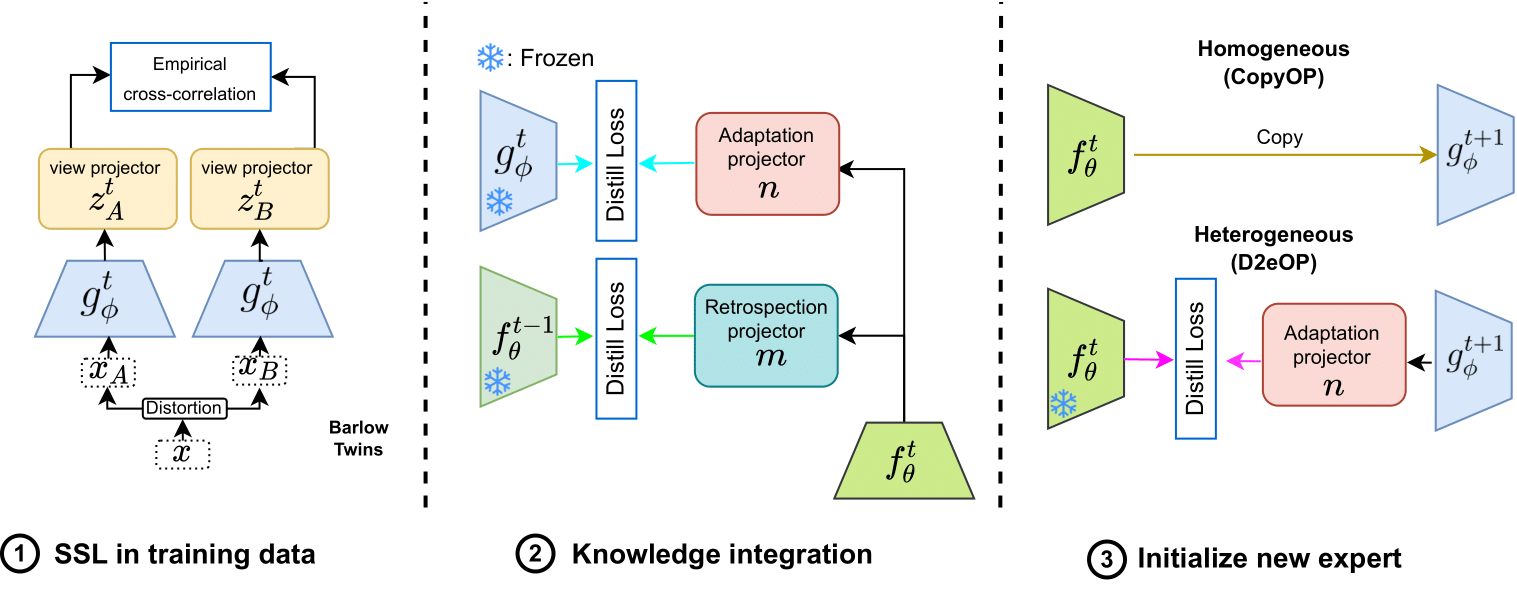
#> input picture figs/method2-1.png, 1517 x 598 px
$ python imageNet_resizer.py --in_dir ../figs --out_dir out
#> lines starting #> are read from the running program, lines starting #| are printed output that depends on the picture
from PIL import Image
from argparse import ArgumentParser
import os
from multiprocessing import Pool

alg_dict = {
    'lanczos': Image.LANCZOS,
    'nearest': Image.NEAREST,
    'bilinear': Image.BILINEAR,
    'bicubic': Image.BICUBIC,
    'hamming': Image.HAMMING,
    'box': Image.BOX
}


def parse_arguments():
    parser = ArgumentParser()
    parser.add_argument('-i', '--in_dir', help="Input directory with source images", required=True)
    parser.add_argument('-o', '--out_dir', help="Output directory for resized images", required=True)
    parser.add_argument('-s', '--size', help="Size of an output image (e.g. 32 results in (32x32) image)",
                        default=32, type=int)
    parser.add_argument('-a', '--algorithm', help="Algorithm used for resampling: lanczos, nearest,"
                                                  " bilinear, bicubic, box, hamming",
                        default='lanczos')

    parser.add_argument('-r', '--recurrent', help="Process all subfolders in this folder (1 lvl deep)",
                        action='store_true')
    parser.add_argument('-f', '--full', help="Use all algorithms, create subdirectory for each algorithm output",
                        action='store_true')
    parser.add_argument('-e', '--every_nth', help="Use if you don't want to take all classes, "
                                                  "if -e 10 then takes every 10th class",
                        default=1, type=int)
    parser.add_argument('-j', '--processes', help="Number of sub-processes that run different folders "
                                                  "in the same time ",
                        default=1, type=int)
    args = parser.parse_args()

    return args.in_dir, args.out_dir, args.algorithm, args.size, args.recurrent, \
           args.full, args.every_nth, args.processes


def str2alg(str):
    str = str.lower()
    return alg_dict.get(str, None)


# Takes in_dir, out_dir and alg as strings
# resize images from in_dir using algorithm deduced from
# alg string and puts them to "out_dir/alg/" folder
def resize_img_folder(in_dir, out_dir, alg):
#> called with in_dir = '../figs', out_dir = 'out/lanczos', alg = 'lanczos'
    print('Folder %s' % in_dir)

    alg_val = str2alg(alg)

    if alg_val is None:
        print("Sorry but this algorithm (%s) is not available, use help for more info." % alg)
        return

    if not os.path.exists(out_dir):
        os.makedirs(out_dir)

    for filename in os.listdir(in_dir):
        # Exception raised when file is not an image
        try:
            im = Image.open(os.path.join(in_dir, filename))
#> im is the input picture: PIL image 1517x598 P; mean R, G, B 239.3, 240.9, 238.6

            # Convert grayscale images into 3 channels
            if im.mode != "RGB":
                im = im.convert(mode="RGB")

            im_resized = im.resize((size, size), alg_val)
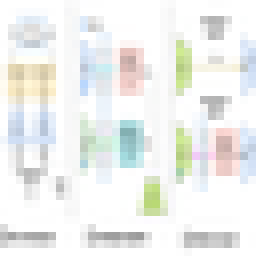
#> im_resized: PIL image 32x32 RGB (shown 8 times larger); mean R, G, B 238.4, 240.1, 237.8
            # Get rid of extension (.jpg or other)
            filename = os.path.splitext(filename)[0]
            im_resized.save(os.path.join(out_dir, filename + '.png'))
        except OSError as err:
            print("This file couldn't be read as an image")
            with open("log.txt", "a") as f:
                f.write("Couldn't resize: %s" % os.path.join(in_dir, filename))


if __name__ == '__main__':
    in_dir, out_dir, alg_str, size, recurrent, full, every_nth, processes = parse_arguments()

    print('Starting ...')

    if full is False:
        algs = [alg_str]
    else:
        algs = alg_dict.keys()

    pool = Pool(processes=processes)

    repeat = False
    for alg in algs:
        print('Using algorithm %s ...' % alg)
        current_out_dir = os.path.join(out_dir, alg)
        if recurrent:
            print('Recurrent for all folders in in_dir:\n %s' % in_dir)
            folders = [dir for dir in sorted(os.listdir(in_dir)) if os.path.isdir(os.path.join(in_dir, dir))]
            for i, folder in enumerate(folders):
                if i % every_nth is 0 or repeat is True:
                    r = pool.apply_async(
                        func=resize_img_folder,
                        args=[os.path.join(in_dir, folder), os.path.join(current_out_dir, folder), alg])

        else:
            print('For folder %s' % in_dir)
            resize_img_folder(in_dir=in_dir, out_dir=current_out_dir, alg=alg)
    pool.close()
    pool.join()
    print("Finished.")
